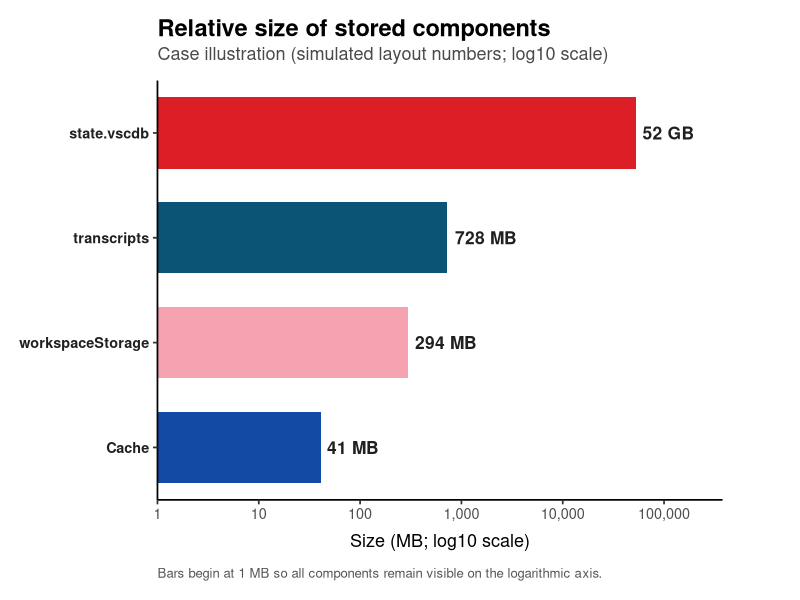

Write R code to recreate this figure.
library(ggplot2)

size_data <- read.csv("data.csv", stringsAsFactors = FALSE)
size_data$component <- factor(
  size_data$component,
  levels = c("Cache", "workspaceStorage", "transcripts", "state.vscdb")
)
size_data <- size_data[order(size_data$component), ]
size_data$y <- seq_len(nrow(size_data))

chip_colors <- c("#134aa3", "#f6a3b1", "#0b5475", "#dc1f26")

p <- ggplot(size_data) +
  geom_rect(
    aes(
      xmin = 1, xmax = size_mb,
      ymin = y - 0.34, ymax = y + 0.34,
      fill = component
    ),
    color = NA,
    show.legend = FALSE
  ) +
  geom_text(
    aes(x = size_mb, y = y, label = display),
    hjust = -0.12,
    fontface = "bold",
    size = 4.4,
    color = "#202020"
  ) +
  scale_fill_manual(values = setNames(chip_colors, levels(size_data$component))) +
  scale_x_log10(
    name = "Size (MB; log10 scale)",
    breaks = c(1, 10, 100, 1000, 10000, 100000),
    labels = function(x) format(x, big.mark = ",", scientific = FALSE, trim = TRUE),
    expand = expansion(mult = c(0, 0.18))
  ) +
  scale_y_continuous(
    breaks = size_data$y,
    labels = as.character(size_data$component),
    limits = c(0.5, nrow(size_data) + 0.5),
    expand = c(0, 0)
  ) +
  labs(
    title = "Relative size of stored components",
    subtitle = "Case illustration (simulated layout numbers; log10 scale)",
    y = NULL,
    caption = "Bars begin at 1 MB so all components remain visible on the logarithmic axis."
  ) +
  theme_classic(base_size = 13) +
  theme(
    plot.background = element_rect(fill = "white", color = NA),
    panel.background = element_rect(fill = "white", color = NA),
    plot.title = element_text(face = "bold", size = 17, margin = margin(b = 4)),
    plot.subtitle = element_text(color = "#4a4a4a", margin = margin(b = 12)),
    axis.title.x = element_text(margin = margin(t = 8)),
    axis.text.y = element_text(face = "bold", color = "#202020"),
    plot.caption = element_text(hjust = 0, color = "#555555", size = 9.5, margin = margin(t = 12)),
    plot.margin = margin(14, 56, 14, 14)
  )

ggsave("preview.png", p, width = 8.8, height = 5.4, dpi = 160, bg = "white")
